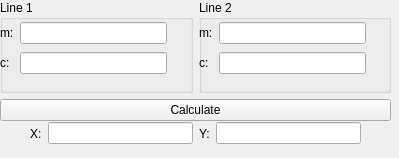
<?xml version="1.0" encoding="UTF-8"?>
<ui version="4.0">
 <class>linearInterceptWin</class>
 <widget class="QMainWindow" name="linearInterceptWin">
  <property name="geometry">
   <rect>
    <x>0</x>
    <y>0</y>
    <width>399</width>
    <height>158</height>
   </rect>
  </property>
  <property name="windowTitle">
   <string>MainWindow</string>
  </property>
  <widget class="QWidget" name="centralwidget">
   <widget class="QWidget" name="layoutWidget">
    <property name="geometry">
     <rect>
      <x>0</x>
      <y>0</y>
      <width>391</width>
      <height>121</height>
     </rect>
    </property>
    <layout class="QGridLayout" name="gridLayout">
     <item row="0" column="0">
      <widget class="QGroupBox" name="groupBox">
       <property name="title">
        <string>Line 1</string>
       </property>
       <widget class="QWidget" name="layoutWidget">
        <property name="geometry">
         <rect>
          <x>0</x>
          <y>20</y>
          <width>167</width>
          <height>58</height>
         </rect>
        </property>
        <layout class="QGridLayout" name="gridLayout_2">
         <item row="0" column="0">
          <widget class="QLabel" name="label">
           <property name="text">
            <string>m:</string>
           </property>
          </widget>
         </item>
         <item row="0" column="1">
          <widget class="QLineEdit" name="line1mBox"/>
         </item>
         <item row="1" column="0">
          <widget class="QLabel" name="label_2">
           <property name="text">
            <string>c:</string>
           </property>
          </widget>
         </item>
         <item row="1" column="1">
          <widget class="QLineEdit" name="line1cBox"/>
         </item>
        </layout>
       </widget>
      </widget>
     </item>
     <item row="0" column="1">
      <widget class="QGroupBox" name="groupBox_2">
       <property name="title">
        <string>Line 2</string>
       </property>
       <widget class="QWidget" name="layoutWidget">
        <property name="geometry">
         <rect>
          <x>0</x>
          <y>20</y>
          <width>167</width>
          <height>58</height>
         </rect>
        </property>
        <layout class="QGridLayout" name="gridLayout_3">
         <item row="0" column="0">
          <widget class="QLabel" name="label_3">
           <property name="text">
            <string>m:</string>
           </property>
          </widget>
         </item>
         <item row="0" column="1">
          <widget class="QLineEdit" name="line2mBox"/>
         </item>
         <item row="1" column="0">
          <widget class="QLabel" name="label_4">
           <property name="text">
            <string>c:</string>
           </property>
          </widget>
         </item>
         <item row="1" column="1">
          <widget class="QLineEdit" name="line2cBox"/>
         </item>
        </layout>
       </widget>
      </widget>
     </item>
     <item row="1" column="0" colspan="2">
      <widget class="QPushButton" name="calcBtn">
       <property name="text">
        <string>Calculate</string>
       </property>
      </widget>
     </item>
    </layout>
   </widget>
   <widget class="QWidget" name="layoutWidget">
    <property name="geometry">
     <rect>
      <x>30</x>
      <y>120</y>
      <width>331</width>
      <height>27</height>
     </rect>
    </property>
    <layout class="QHBoxLayout" name="horizontalLayout">
     <item>
      <widget class="QLabel" name="label_5">
       <property name="text">
        <string>X:</string>
       </property>
      </widget>
     </item>
     <item>
      <widget class="QLineEdit" name="resultXBox">
       <property name="readOnly">
        <bool>true</bool>
       </property>
      </widget>
     </item>
     <item>
      <widget class="QLabel" name="label_6">
       <property name="text">
        <string>Y:</string>
       </property>
      </widget>
     </item>
     <item>
      <widget class="QLineEdit" name="resultYBox">
       <property name="readOnly">
        <bool>true</bool>
       </property>
      </widget>
     </item>
    </layout>
   </widget>
  </widget>
 </widget>
 <resources/>
 <connections/>
</ui>
